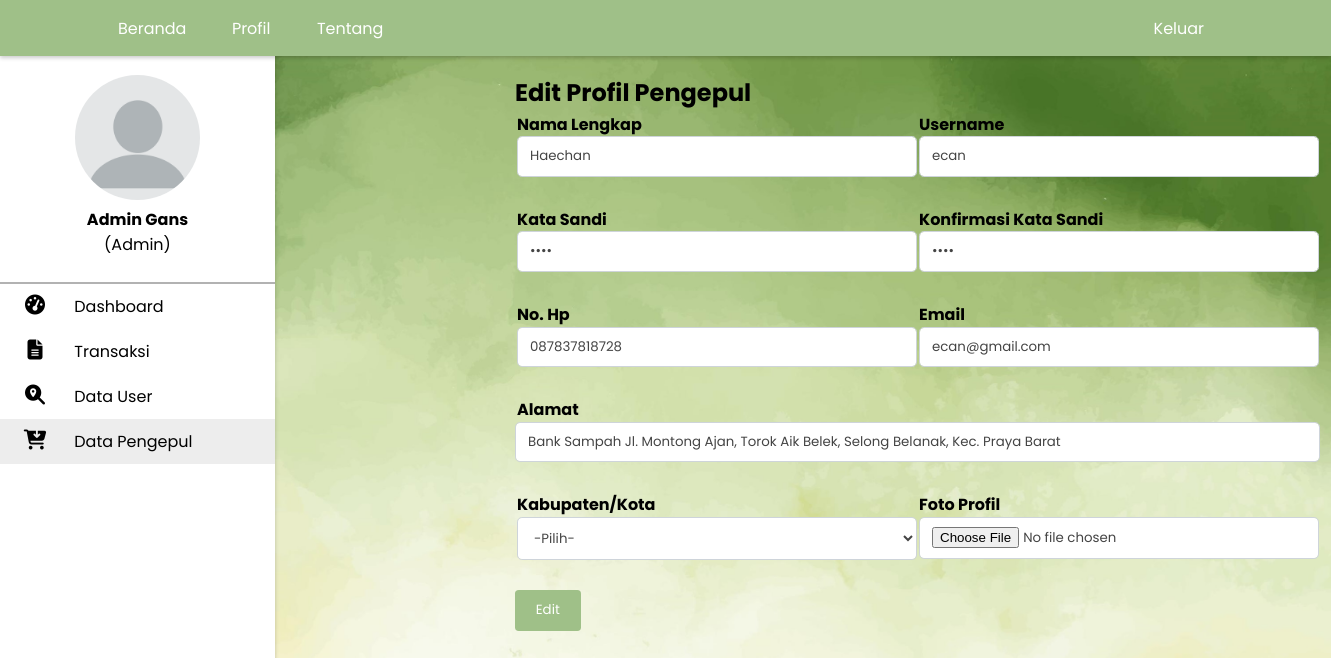
The page /admin/edit_pengepul.php?user=ecan (signed in) on the database its author committed.
### tables this page shows
CREATE TABLE `pengepul` (
  `username` varchar(20) NOT NULL,
  `nama` varchar(30) NOT NULL,
  `email` varchar(20) NOT NULL,
  `password` varchar(15) NOT NULL,
  `alamat` varchar(100) NOT NULL,
  `no_hp` varchar(15) NOT NULL,
  `kab_kota` enum('Lombok Barat','Lombok Tengah','Lombok Timur','Mataram') NOT NULL,
  `foto` varchar(100) NOT NULL
);

### admin/edit_pengepul.php (the view, shortened to what this page needs)
<?php
    include '../functions.php';
    $user1 = $_GET['user'];
?>
<!DOCTYPE html>
<html lang="en">
<head>
    <link rel="stylesheet" href="../css/setilee.css">
</head>
<body style="background-image: url('../img/jojo.jpg'); background-size: 100%;">
        <nav>
       <ul>
       <br><br><br>
       <?php
       $result5 = mysqli_query($conn, "SELECT*from admin where username='{$_SESSION['username']}'");
       if (mysqli_num_rows($result5) > 0) {
                while ($row = mysqli_fetch_assoc($result5)) {
        ?>
        <div class="profil">
        <center>
            <?php
                if($row['foto'] != ""){
            ?>
        <img class="foto-profil" src="../img/pp/<?php echo $row['foto']; ?>">
        <?php }else{?>
            <img class="foto-profil" src="../img/pp/blank.png">
            <?php } ?>
        <br>
       <p><b><?php echo $row['nama']?></b></p>
    <p>(Admin)</p>
    </center><br></div>
       <?php
                }
            }
            $sql = "SELECT * FROM pengepul WHERE username='$user1'";
            $sql2 = mysqli_query($conn, $sql);
            if (mysqli_num_rows($sql2) > 0) {
                while ($row = mysqli_fetch_assoc($sql2)) {
       ?>
       <li><a href="dashboard.php">
       <i class="fas fa-tachometer-alt"></i>
           <span class="nav-item">Dashboard</span>
       </a></li>
       <li><a href="transaksi.php">
       <i class="fas fa-file-alt"></i>
           <span class="nav-item">Transaksi</span>
       </a></li>
       <li><a href="user.php">
       <i class="fas fa-search-location"></i>
           <span class="nav-item">Data User</span>
       </a></li>
       <li class="active"><a href="pengepul.php">
       <i class="fas fa-cart-arrow-down"></i>
           <span class="nav-item">Data Pengepul</span>
       </a></li>
       </ul>
       </nav>
       <div class="container" style="margin-top: 75px;">
        <form style="margin-left: 240px;" name="register" action="" method="POST" enctype="multipart/form-data">
        <h2>Edit Profil Pengepul</h2>
        <table>
        <tr>
            <td>
                <label for="nama"><b>Nama Lengkap</b></label>
            </td>
            <td>
                <label for="username"><b>Username</b></label>
            </td>
        </tr>
        <tr>
            <td>
                <input class="form-input" type="text" name="nama" value="<?php echo $row['nama']; ?>" required>
            </td>
            <td>
                <input class="form-input" type="tes" name="username" value="<?php echo $row['username']; ?>" required>
            </td>
        </tr>
        <tr>
            <td>
                <label for="password"><b>Kata Sandi</b></label>
            </td>
            <td>
                <label for="password2"><b>Konfirmasi Kata Sandi</b></label>
            </td>
        </tr>
        <tr>
            <td>
                <input class="form-input" type="password" name="password" value="<?php echo $row['password']; ?>" required>
            </td>
            <td>
                <input class="form-input" type="password" name="password2" value="<?php echo $row['password']; ?>" required>
            </td>
        </tr>
        <tr>
            <td>
                <label for="nohp"><b>No. Hp</b></label>
            </td>
            <td>
                <label for="email"><b>Email</b></label>
            </td>
        </tr>
        <tr>
            <td>
                <input class="form-input" type="tel" name="nohp" value="<?php echo $row['no_hp']; ?>" required>
            </td>
            <td>
                <input class="form-input" type="email" name="email" value="<?php echo $row['email']; ?>" required>
            </td>
        </tr>
        <tr>
            <td>
                <label for="alamat"><b>Alamat</b></label>
            </td>
        </tr>
        </table>
        <input class="form-input" style="width: 805px;" type="text" name="alamat" value="<?php echo $row['alamat']; ?>" required>
        <table>
        <tr>
            <td>
                <label for="kab_kota"><b>Kabupaten/Kota</b></label>
            </td>
            <td>
                <label for="foto"><b>Foto Profil</b></label>
            </td>
        </tr>
        <tr>
            <td>
            <select style="width: 400px; height: 1.13cm;" class="form-input" name="kab_kota">
                <option value="">-Pilih-</option>
            </select>
            </td>
            <td>
            <div class="form-input" style="margin-bottom: 0.761cm; height: 1.13cm;">
                <input name="foto" type="file">
            </div>
            </td>
        </tr>
        </table>
        <button type="submit" name="register" class="register-btn" style="font-family: poppins;">Edit</button>
        </form>
    </div>
    <?php }
        }else{
            header("Location: pengepul.php");
        }
         ?>
    <div class="topnav">
            <a href="index.php" style="margin-left: 8%;">Beranda</a>
            <a href="profil.php">Profil</a>
            <a href="tentang.php">Tentang</a>
            <a class="split" href="../logout.php" style="margin-right: 8%;">Keluar</a>
        </div>
</body>
</html>

### css/setilee.css (style rules this page uses)
* { margin: 0; padding: 0; outline: none; border: none; text-decoration: none; box-sizing: border-box; font-family: "poppins"; }
body { background: rgb(226, 226, 226); }
nav { position: fixed; top: 30px; bottom: 0; height: 800px; left: 0; width: 275px; background: #ffffff; box-shadow: 0 2px 4px 0 rgba(0, 0, 0, .2); }
.profil { border-bottom: 2px solid rgba(40, 40, 40, 0.358); }
.foto-profil { margin-top: -30px; border-radius: 50%; height: 125px; width: 125px; }
nav .fas { position: relative; width: 70px; font-size: 20px; text-align: center; }
.nav-item { position: relative; margin-left: 10x; }
li { padding-bottom: 10px; padding-top: 10px; }
li.active { background-color: rgb(237, 237, 237); }
.container { margin-top: 35px; margin-left: 275px; }
.form-input { color: rgb(68, 68, 68); margin-top: -2.7px; margin-bottom: 0.75cm; display: block; width: 400px; padding: 0.375rem 0.75rem; line-height: 0.7cm; background-color: rgb(255, 255, 255); background-clip: padding-box; border: 1px solid #ced4da; border-radius: 0.3rem; transition: border-color .15s ease-in-out, box-shadow .15s ease-in-out; }
.register-btn { border: 0px; padding-top: 0.27cm; padding-bottom: 0.27cm; padding-left: 0.55cm; padding-right: 0.55cm; border-radius: 0.1cm; background-color: #9FC088; color: white }
a { text-decoration: none; color: black; }
.topnav { background-color: #9FC088; overflow: hidden; position: fixed; top: 0; width: 100%; box-shadow: 0 2px 4px 0 rgba(0, 0, 0, .2); }
.topnav a { display: block; margin-left: 0.1cm; margin-right: 0.1cm; margin-top: 0.2cm; margin-bottom: 0.2cm; float: left; color: #ffffff; text-align: center; padding: 8px 8px; text-decoration: none; width: 2.42cm; }
.topnav a.split { float: right; }

### rows shown on the page
pengepul: nama "Haechan", username "ecan", nohp "087837818728", email "ecan@gmail.com", alamat "Bank Sampah Jl. Montong Ajan, Torok Aik Belek, Selong Belanak, Kec. Praya Barat"

### other values the page prints
$row['nama'] "Admin Gans"
